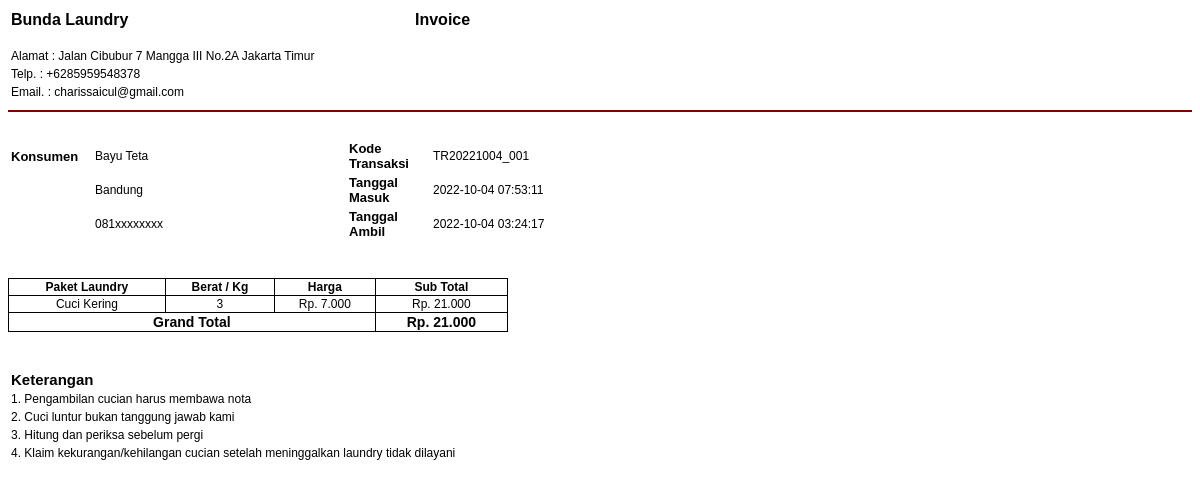
The page /transaksi/detail/TR20221004_001 on the database its author committed.
### tables this page shows
CREATE TABLE `transaksi` (
  `kode_transaksi` varchar(20) NOT NULL,
  `kode_konsumen` varchar(12) NOT NULL,
  `kode_paket` varchar(12) NOT NULL,
  `tgl_masuk` datetime NOT NULL,
  `tgl_ambil` datetime NOT NULL,
  `berat` int(10) NOT NULL,
  `grand_total` int(12) NOT NULL,
  `bayar` varchar(20) NOT NULL,
  `status` varchar(20) NOT NULL
);

CREATE TABLE `konsumen` (
  `kode_konsumen` varchar(12) NOT NULL,
  `nama_konsumen` varchar(50) NOT NULL,
  `alamat_konsumen` text NOT NULL,
  `no_telp` varchar(14) NOT NULL
);

CREATE TABLE `paket` (
  `kode_paket` varchar(20) NOT NULL,
  `nama_paket` varchar(50) NOT NULL,
  `harga_paket` varchar(20) NOT NULL
);

### application/controllers/transaksi.php (called while the page is built, shortened)
<?php
class Transaksi extends CI_Controller {
    public function __construct()
    {
        $this->load->model('m_transaksi');
    }
    public function detail($kode_transaksi)
    {
        $this->load->library('pdf');
        $isi['transaksi'] = $this->m_transaksi->detail($kode_transaksi);
        $this->load->view('backend/transaksi/detail', $isi);
    }
}

### index.php (called while the page is built, shortened)
<?php
require_once BASEPATH.'core/CodeIgniter.php';

### application/models/m_transaksi.php (called while the page is built, shortened)
<?php
class M_transaksi extends CI_Model {
   public function detail($kode_transaksi)
   {
    $this->db->select('*');
    $this->db->from('transaksi');
    $this->db->join('konsumen', 'transaksi.kode_konsumen = konsumen.kode_konsumen', 'left');
    $this->db->join('paket', 'transaksi.kode_paket = paket.kode_paket', 'left');
    $this->db->where('kode_transaksi', $kode_transaksi);
    return $this->db->get()->row_array();
   }
}

### application/views/backend/transaksi/detail.php (the view, shortened to what this page needs)
<html>
    <head>
    </head>
    <body>
        <table>
            <tr>
                <td width="400"><h3>Bunda Laundry</h3></td>
                <td><h3>Invoice</h3></td>
            </tr>
            <tr>
                <td>Alamat : Jalan Cibubur 7 Mangga III No.2A Jakarta Timur</td>
            </tr>
            <tr>
                <td>Telp. : +6285959548378</td>
            </tr>
            <tr>
                <td>Email. : charissaicul@gmail.com</td>
            </tr>
        </table>
        <hr><br>
        <table>
            <tr>
                <td width="80" style="font-weight: bold; font-size: 13px;">Konsumen</td>
                <td width="250"><?= $transaksi['nama_konsumen'];?></td>
                <td width="80" style="font-weight: bold; font-size: 13px;">Kode Transaksi</td>
                <td><?= $transaksi['kode_transaksi'];?></td>
            </tr>
            <tr>
                <td width="80"></td>
                <td width="250"><?= $transaksi['alamat_konsumen'];?></td>
                <td width="80" style="font-weight: bold; font-size: 13px;">Tanggal Masuk</td>
                <td><?= $transaksi['tgl_masuk'];?></td>
            </tr>
            <tr>
                <td width="80"></td>
                <td width="250"><?= $transaksi['no_telp'];?></td>
                <?php
                    if ($transaksi['tgl_ambil'] !=0) {?>
                        <td width="80" style="font-weight: bold; font-size: 13px;">Tanggal Ambil</td>
                        <td><?= $transaksi['tgl_ambil'];?></td>
                    <?php }else{?>
                        <td width="80" style="font-weight: bold; font-size: 13px;">Tanggal Ambil</td>
                        <td style="color: red;">-</td>
                    <?php   }
                ?>
            </tr>
        </table> <br><br>
        <table width="500" class="tabel">
            <tr>
                <th class="tabel">Paket Laundry</th>
                <th class="tabel">Berat / Kg</th>
                <th class="tabel">Harga</th>
                <th class="tabel">Sub Total</th>
            </tr>
            <tr>
                <td class="tabel" style="text-align: center;"><?= $transaksi['nama_paket'];?></td>
                <td class="tabel" style="text-align: center;"><?= $transaksi['berat'];?></td>
                <td class="tabel" style="text-align: center;"><?= "Rp. " .number_format($transaksi['harga_paket'],0,'.','.');?></td>
                <td class="tabel" style="text-align: center;"><?= "Rp. " .number_format($transaksi['grand_total'],0,'.','.');?></td>
            </tr>
            <tr>
                <td class="tabel" colspan="3" style="text-align: center; font-weight: bold; font-size: 14px;">Grand Total</td>
                <td class="tabel" style="text-align: center; font-weight: bold; font-size: 14px;"><?= "Rp. " .number_format($transaksi['grand_total'],0,'.','.');?></td>
        </table> <br><br>
        <table>
            <tr>
                <td style="font-weight: bold; font-size: 15px;">Keterangan</td>
            </tr>
            <tr>
                <td>1. Pengambilan cucian harus membawa nota</td>
            </tr>
            <tr>
                <td>2. Cuci luntur bukan tanggung jawab kami</td>
            </tr>
            <tr>
                <td>3. Hitung dan periksa sebelum pergi</td>
            </tr>
            <tr>
                <td>4. Klaim kekurangan/kehilangan cucian setelah meninggalkan laundry tidak dilayani</td>
            </tr>
        </table>
    </body>
</html>

### application/views/backend/transaksi/detail.php (style rules this page uses)
td { font-size: 12px; font-family: sans-serif; }
h3 { font-size: 16px; }
hr { border: 0; border-top: 2px solid #800000; }
.tabel { border: 1px solid black; border-collapse: collapse; }
th { font-family: sans-serif; font-size: 12px; }

### rows shown on the page
transaksi: kode_konsumen.nama_konsumen "Bayu Teta", kode_transaksi "TR20221004_001", kode_konsumen.alamat_konsumen "Bandung", tgl_masuk "2022-10-04 07:53:11", kode_konsumen.no_telp "081xxxxxxxx", tgl_ambil "2022-10-04 03:24:17", kode_paket.nama_paket "Cuci Kering", berat "3", kode_paket.harga_paket "7.000", grand_total "21.000"
